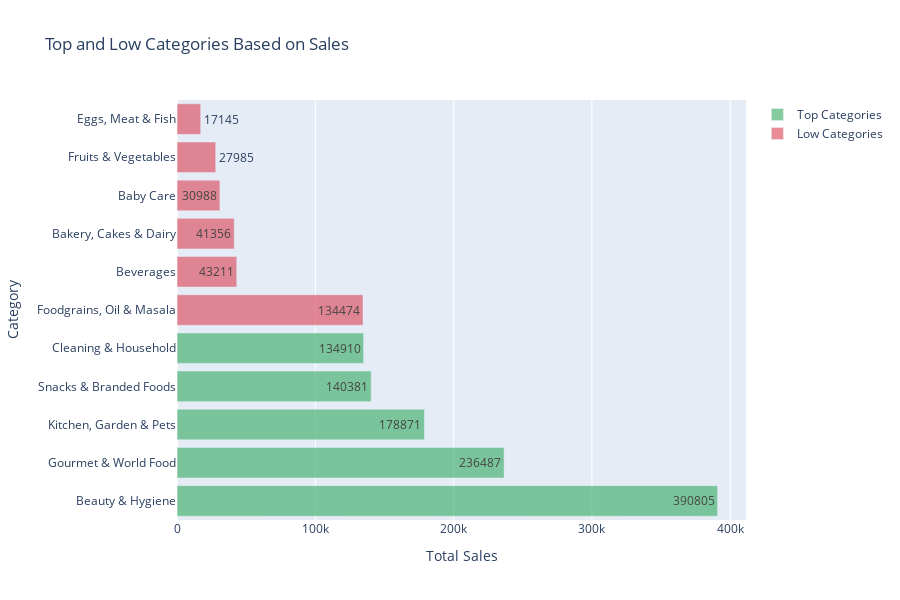

Notebook code for this chart:
### Code cell
import plotly.graph_objects as go

# Sample data for demonstration purposes
top_categories = top_category_with_sales.sort_values(by='customer_reviews_count', ascending=False)['category'].head(5)
top_average_rating = top_category_with_sales.sort_values(by='customer_reviews_count', ascending=False)['product_rating'].head(5)
top_sales = top_category_with_sales.sort_values(by='customer_reviews_count', ascending=False)['customer_reviews_count'].head(5)
top_revenue = top_category_with_sales.sort_values(by='customer_reviews_count', ascending=False)['total_sales'].head(5)

low_categories = low_category_with_sales.sort_values(by='customer_reviews_count', ascending=False)['category'].tail(6)
low_average_rating = low_category_with_sales.sort_values(by='customer_reviews_count', ascending=False)['product_rating'].tail(6)
low_sales = low_category_with_sales.sort_values(by='customer_reviews_count', ascending=False)['customer_reviews_count'].tail(6)
low_revenue = low_category_with_sales.sort_values(by='customer_reviews_count', ascending=False)['total_sales'].tail(6)

# Calculate the maximum value of average rating
max_average_rating = max(max(top_average_rating), max(low_average_rating))

max_total_sales = max(max(top_sales), max(low_sales))

# Rescale average rating values to be more visible on the chart
scaled_top_average_rating = [rating * max_total_sales / max_average_rating for rating in top_average_rating]
scaled_low_average_rating = [rating * max_total_sales / max_average_rating for rating in low_average_rating]

# Create trace for top categories
trace_top = go.Bar(
    x=top_sales,
    y=top_categories,
    orientation='h',
    name='Top Categories',
    text=top_sales,  # Labels for top categories
    textposition='auto',  # Position labels automatically
    marker=dict(color='rgba(50, 171, 96, 0.6)')  # Green color for top categories
)

# Create trace for low categories
trace_low = go.Bar(
    x=low_sales,
    y=low_categories,
    orientation='h',
    name='Low Categories',
    text=low_sales,  # Labels for low categories
    textposition='auto',  # Position labels automatically
    marker=dict(color='rgba(219, 64, 82, 0.6)')  # Red color for low categories
)

# Create layout
layout = go.Layout(
    title='Top and Low Categories Based on Sales',
    barmode='group',  # Group bars side by side
    xaxis=dict(title='Total Sales'),  # X-axis title
    yaxis=dict(title='Category'),  # Y-axis title
    showlegend=True,  # Show legend
    height=600,  # Adjust height of the chart
    margin=dict(l=150)  # Adjust left margin for longer category names
)

# Create figure
fig = go.Figure(data=[trace_top, trace_low], layout=layout)

# Show the chart
fig.show()

### Figure 1 — Plotly figure (JSON) as saved in the notebook; plotly's stock layout.template omitted (floating-point values rounded to 4 significant figures)
{"data": [{"marker": {"color": "rgba(50, 171, 96, 0.6)"}, "name": "Top Categories", "orientation": "h", "text": [390805, 236487, 178871, 140381, 134910], "textposition": "auto", "type": "bar", "x": [390805, 236487, 178871, 140381, 134910], "y": ["Beauty & Hygiene", "Gourmet & World Food", "Kitchen, Garden & Pets", "Snacks & Branded Foods", "Cleaning & Household"]}, {"marker": {"color": "rgba(219, 64, 82, 0.6)"}, "name": "Low Categories", "orientation": "h", "text": [134474, 43211, 41356, 30988, 27985, 17145], "textposition": "auto", "type": "bar", "x": [134474, 43211, 41356, 30988, 27985, 17145], "y": ["Foodgrains, Oil & Masala", "Beverages", "Bakery, Cakes & Dairy", "Baby Care", "Fruits & Vegetables", "Eggs, Meat & Fish"]}], "layout": {"barmode": "group", "height": 600, "margin": {"l": 150}, "showlegend": true, "title": {"text": "Top and Low Categories Based on Sales"}, "xaxis": {"title": {"text": "Total Sales"}}, "yaxis": {"title": {"text": "Category"}}}}
